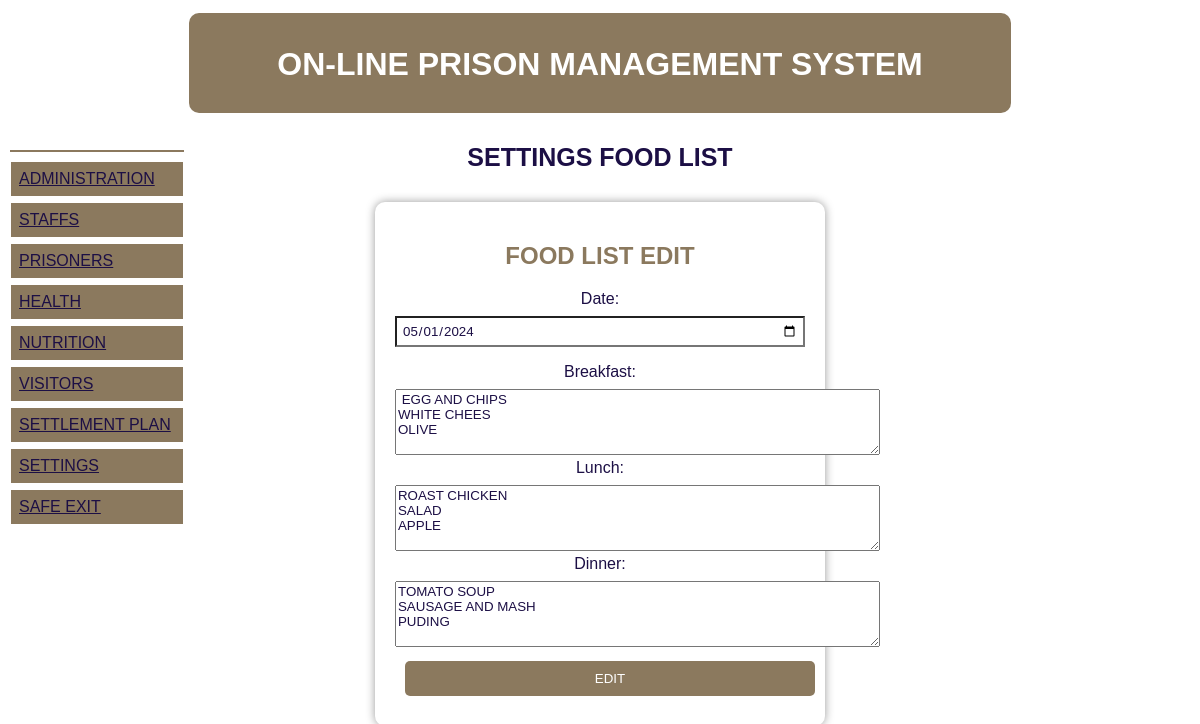
Screenshot of /foodlistedit.php?id=1 with the database file from the repository.
### tables this page shows
CREATE TABLE `nutrition` (
  `nutid` int(11) NOT NULL,
  `tarih` date NOT NULL,
  `kahvalti` varchar(400) NOT NULL,
  `oglen` varchar(400) NOT NULL,
  `aksam` varchar(400) NOT NULL
);

### foodlistedit.php (the view, shortened to what this page needs)
<?php
include "config.php";
$getid=$_GET['id'];
?>
<!DOCTYPE html>
<html>
<head>
<link rel="stylesheet" href="style.css">
</head>
<body>
<div class= "header">
   <?php require_once "header.php" ?>
</div>
<div style="overflow:auto">
  <div class="menu">
    <?php require_once "menu.php"; ?>
  </div>
  <div class="main">
  <b><h3 style="font-size:25px; text-align:center";>SETTINGS FOOD LIST</h3></b>
  <div class="settings">
  <b><h2>FOOD LIST EDIT</h2></b>
<?php
  $sorgu = $conn->query("SELECT * FROM nutrition WHERE nutid =" .$getid);
  $sonuc = $sorgu->fetch_assoc();
?>
  <form action="" method="POST">
  <label for="date">Date:</label>
  <input type="date" name="date" value="<?php echo $sonuc['tarih'] ?>">
  <label for="breakfast">Breakfast:</label>
  <textarea id="breakfast" name="breakfast" rows="4" cols="58" placeholder="Breakfast"> <?php echo $sonuc['kahvalti'] ?></textarea>
  <label for="lunch">Lunch:</label>
  <textarea id="lunch" name="lunch" rows="4" cols="58" placeholder="Lunch"><?php echo $sonuc['oglen'] ?></textarea>
  <label for="dinner">Dinner:</label>
  <textarea id="dinner" name="dinner" rows="4" cols="58" placeholder="Dinner"><?php echo $sonuc['aksam'] ?></textarea>
 <button id="btn-save">EDIT</button>
  </form>
 </div>
  </div>
</div>
</body>
</html>

### style.css (style rules this page uses)
* { box-sizing: border-box; font-family: Arial, sans-serif; color:#1c0f45; }
.main { float: left; width: 70%; padding: 0 20px; }
.menu { float: left; width: 15%; text-align: left; margin: 30px auto; color:black; }

### foodlistedit.php (style rules this page uses)
.settings { width: 450px; margin: 30px auto; background-color: #fff; padding: 20px; border-radius: 10px; box-shadow: 0 0 10px rgba(0, 0, 0, 0.4); background:transparent; backdrop-filter:blur(5px); text-align: center; font-family: Arial, sans-serif; }
.settings h2 { color:#8b795e; }
.settings label { display: block; margin-bottom: 8px; }
.settings input { width: 100%; padding: 5px; margin-bottom: 16px; box-sizing: border-box; background-color: #fff; }
.settings #btn-save { width: 100%; padding: 10px; margin:10px; background-color: #8b795e; color: #fff; border: none; border-radius: 5px; cursor: pointer; }

### header.php (style rules this page uses)
.header { padding:5px; text-align:center; }

### rows the page displays
nutrition: date "05/01/2024", breakfast "EGG AND CHIPS WHITE CHEES OLIVE", lunch "ROAST CHICKEN SALAD APPLE", dinner "TOMATO SOUP SAUSAGE AND MASH PUDING"
